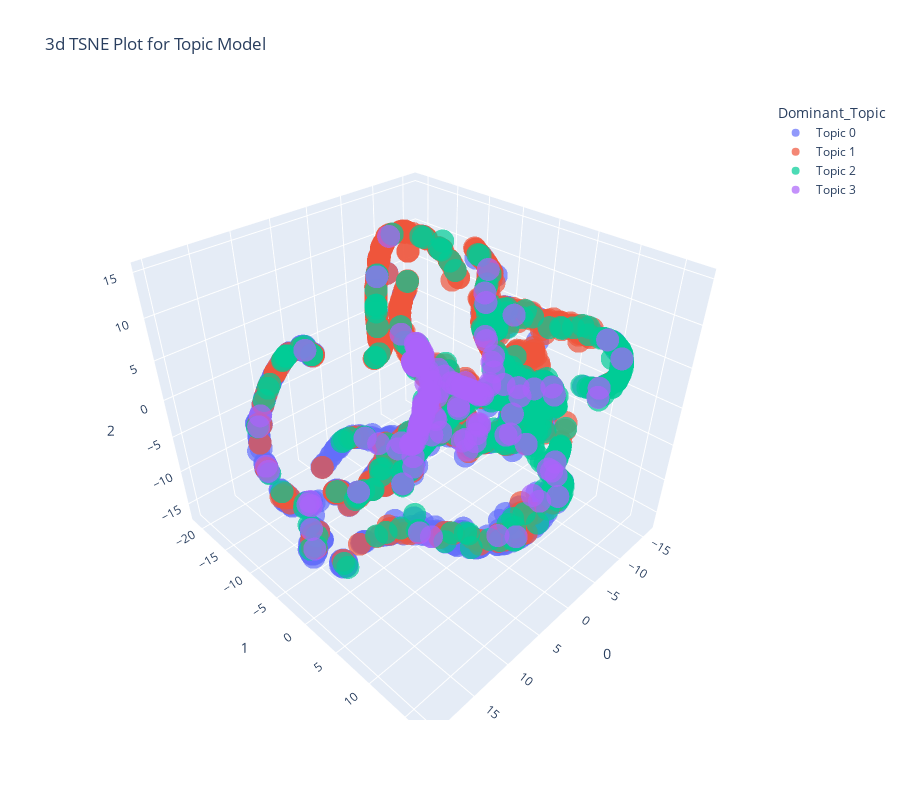

The notebook cell saved with this chart:
### Code cell
plot_model(hdp, plot = 'tsne')

### Figure 1 — Plotly figure (JSON) as saved in the notebook; plotly's stock layout.template omitted (floating-point values rounded to 4 significant figures; data arrays with more than 128 entries replaced by an {"elided": "..."} marker saying what was removed)
{"data": [{"hovertemplate": "Dominant_Topic=Topic 0<br>0=%{x}<br>1=%{y}<br>2=%{z}<extra></extra>", "legendgroup": "Topic 0", "marker": {"color": "#636efa", "opacity": 0.7, "symbol": "circle"}, "mode": "markers", "name": "Topic 0", "scene": "scene", "showlegend": true, "type": "scatter3d", "x": {"elided": "1054 float values"}, "y": {"elided": "1054 float values"}, "z": {"elided": "1054 float values"}}, {"hovertemplate": "Dominant_Topic=Topic 1<br>0=%{x}<br>1=%{y}<br>2=%{z}<extra></extra>", "legendgroup": "Topic 1", "marker": {"color": "#EF553B", "opacity": 0.7, "symbol": "circle"}, "mode": "markers", "name": "Topic 1", "scene": "scene", "showlegend": true, "type": "scatter3d", "x": {"elided": "776 float values"}, "y": {"elided": "776 float values"}, "z": {"elided": "776 float values"}}, {"hovertemplate": "Dominant_Topic=Topic 2<br>0=%{x}<br>1=%{y}<br>2=%{z}<extra></extra>", "legendgroup": "Topic 2", "marker": {"color": "#00cc96", "opacity": 0.7, "symbol": "circle"}, "mode": "markers", "name": "Topic 2", "scene": "scene", "showlegend": true, "type": "scatter3d", "x": {"elided": "508 float values"}, "y": {"elided": "508 float values"}, "z": {"elided": "508 float values"}}, {"hovertemplate": "Dominant_Topic=Topic 3<br>0=%{x}<br>1=%{y}<br>2=%{z}<extra></extra>", "legendgroup": "Topic 3", "marker": {"color": "#ab63fa", "opacity": 0.7, "symbol": "circle"}, "mode": "markers", "name": "Topic 3", "scene": "scene", "showlegend": true, "type": "scatter3d", "x": {"elided": "158 float values"}, "y": {"elided": "158 float values"}, "z": {"elided": "158 float values"}}], "layout": {"height": 800, "legend": {"title": {"text": "Dominant_Topic"}, "tracegroupgap": 0}, "scene": {"domain": {"x": [0, 1], "y": [0, 1]}, "xaxis": {"title": {"text": "0"}}, "yaxis": {"title": {"text": "1"}}, "zaxis": {"title": {"text": "2"}}}, "title": {"text": "3d TSNE Plot for Topic Model"}, "width": 900}}
